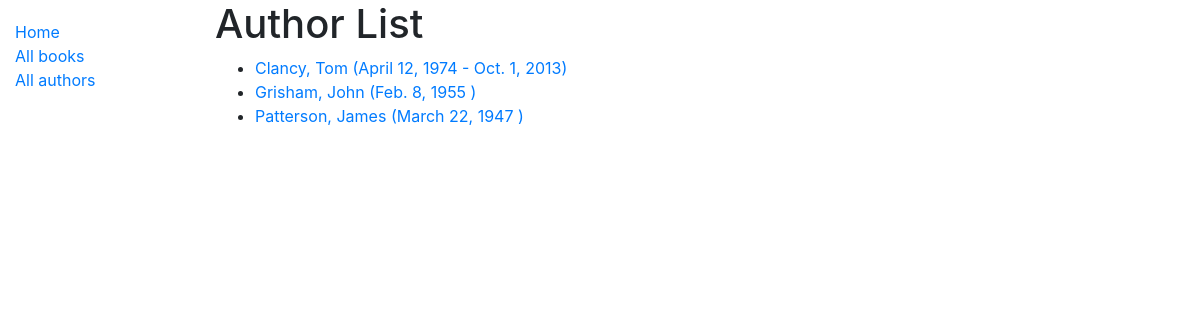
Screenshot of /catalog/authors/ with the database file from the repository.
### catalog/models.py (models this page shows)
class Author(models.Model):
    first_name = models.CharField(max_length=100)
    last_name = models.CharField(max_length=100)
    date_of_birth = models.DateField(null=True, blank=True)
    date_of_death = models.DateField("Died", null=True, blank=True)
    class Meta:
        ordering = ["last_name", "first_name"]
    def get_absolute_url(self):
        return reverse("author-detail", args=[str(self.id)])
    def __str__(self):
        return f"{self.last_name}, {self.first_name}"

### catalog/views.py (the view)
# urls.py: path("authors/", views.AuthorListView.as_view(), name="authors"),
class AuthorListView(generic.ListView):
    model = Author
    paginate_by = 10

### catalog/templates/catalog/author_list.html
{% extends "catalog/base.html" %}
{% block content %}
<h1>Author List</h1>
{% if author_list %}
<ul>
    {% for author in author_list %}
    <li>
        <a href="{{ author.get_absolute_url }}">{{ author }} ({{author.date_of_birth}} {% if author.date_of_death %} -
            {{author.date_of_death}}{% endif %})</a>
    </li>
    {% endfor %}
</ul>
{% else %}
<p>There are no Authors in the library.</p>
{% endif %}
{% endblock %}

### rows the page displays
Author: last_name+first_name "Clancy, Tom", date_of_birth "April 12, 1974", date_of_death "Oct. 1, 2013"
Author: last_name+first_name "Grisham, John", date_of_birth "Feb. 8, 1955"
Author: last_name+first_name "Patterson, James", date_of_birth "March 22, 1947"
